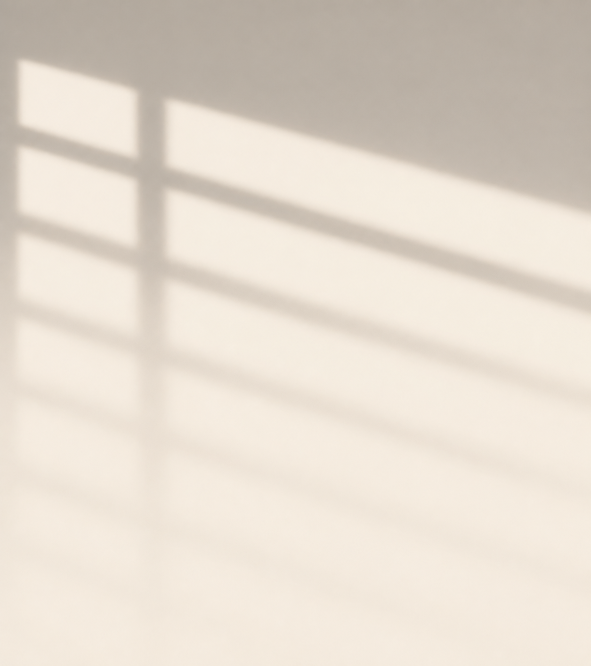
#> input picture references/generated-window-shadow-two-section-plate.png, 1182 x 1331 px (shown at 1/2 size)
$ python build-extended-shadow.py
#> lines starting #> are read from the running program, lines starting #| are printed output that depends on the picture
"""Convert the image-model-generated shadow plate into a web alpha overlay."""

from pathlib import Path

from PIL import Image, ImageFilter


ROOT = Path(__file__).resolve().parents[1]
SOURCE = ROOT / "references/generated-window-shadow-two-section-plate.png"
OUTPUT = ROOT / "assets/source-art/window-shadow-two-section.png"
PREVIEW = ROOT / "assets/source-art/window-shadow-two-section-preview.jpg"

TARGET_SIZE = (1672, 1882)
CANVAS = (245, 240, 232)
SHADOW = (55, 49, 43)


def smoothstep(value: float) -> float:
    value = max(0.0, min(1.0, value))
    return value * value * (3.0 - 2.0 * value)


plate = Image.open(SOURCE).convert("RGB").resize(
    TARGET_SIZE, Image.Resampling.LANCZOS
)
alpha = Image.new("L", TARGET_SIZE, 0)
#> alpha: PIL image 1672x1882 L; every value is 0
plate_pixels = plate.load()
alpha_pixels = alpha.load()

for y in range(TARGET_SIZE[1]):
    progress = y / (TARGET_SIZE[1] - 1)
    # The generated plate already fades naturally. This final-quarter envelope
    # guarantees true zero alpha at the lower edge without changing geometry.
    final_fade = 1.0 - smoothstep((progress - 0.72) / 0.28)
    for x in range(TARGET_SIZE[0]):
        pixel = plate_pixels[x, y]
        channel_alpha = [
            (background - value) / max(1, background - shadow)
            for value, background, shadow in zip(pixel, CANVAS, SHADOW)
        ]
        opacity = max(0.0, min(1.0, sum(channel_alpha) / 3.0))
        alpha_pixels[x, y] = round(255 * opacity * final_fade)

alpha = alpha.filter(ImageFilter.GaussianBlur(radius=0.7))
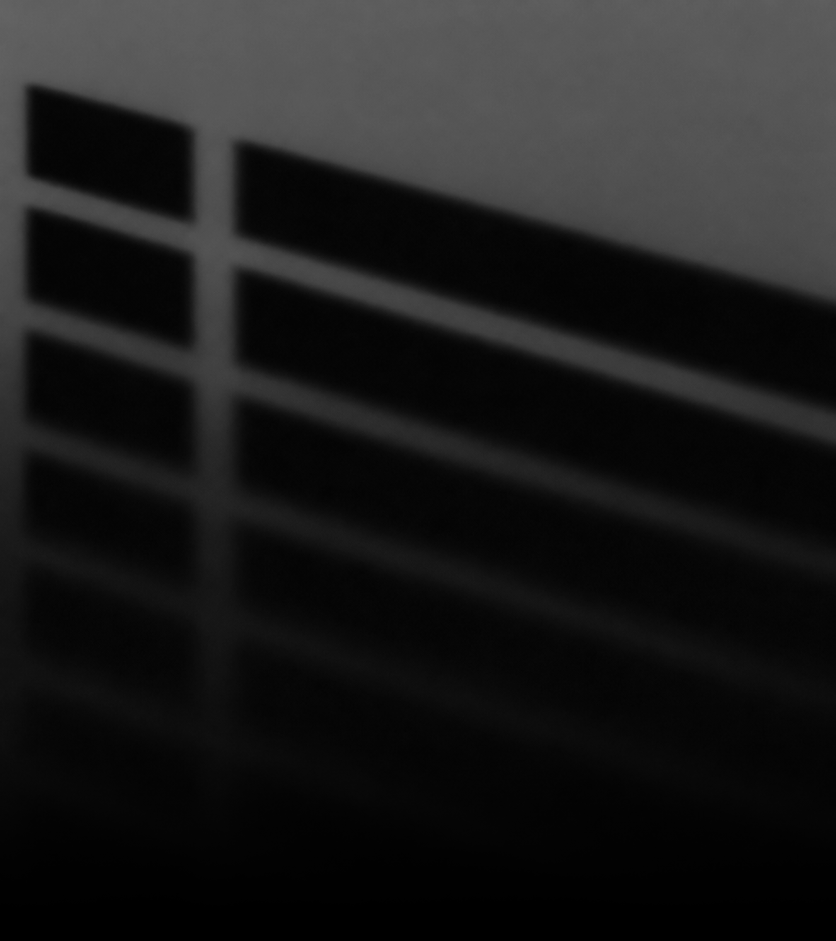
#> alpha: PIL image 1672x1882 L (shown at 1/2 size); min 0, max 101, mean 27.3
alpha.paste(Image.new("L", (TARGET_SIZE[0], 1), 0), (0, TARGET_SIZE[1] - 1))

output = Image.new("RGBA", TARGET_SIZE, (*SHADOW, 0))
output.putalpha(alpha)
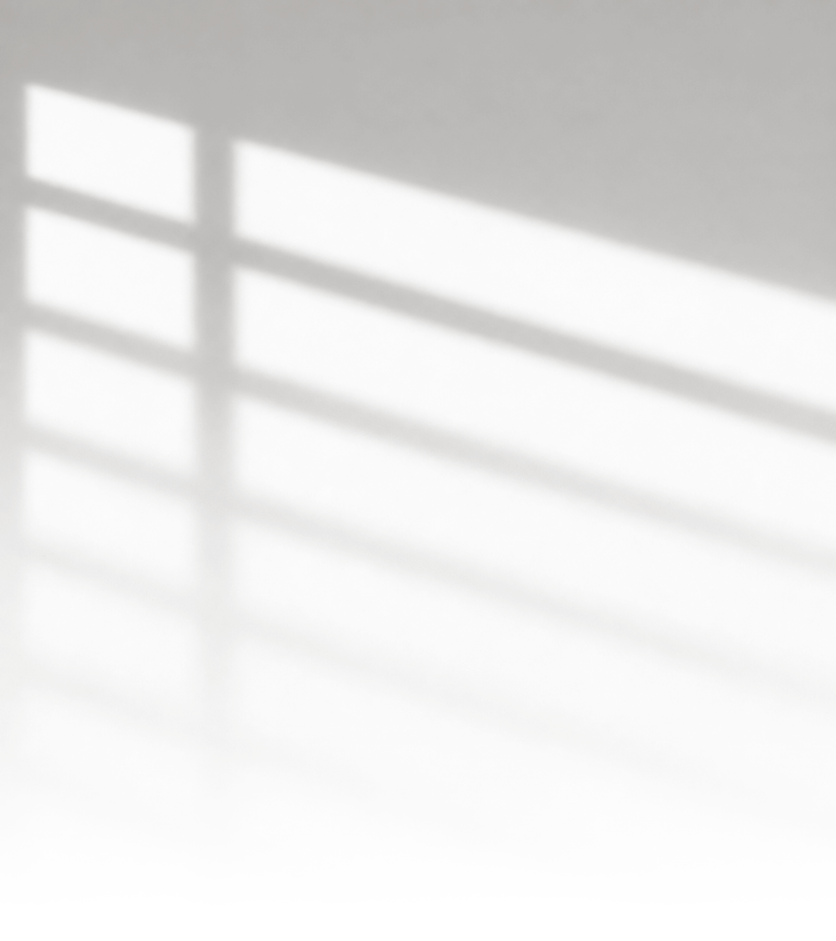
#> output: PIL image 1672x1882 RGBA (shown at 1/2 size); mean R, G, B, A 55, 49, 43, 27.3; transparent parts drawn white
output.save(OUTPUT, optimize=True)

preview = Image.new("RGBA", TARGET_SIZE, (*CANVAS, 255))
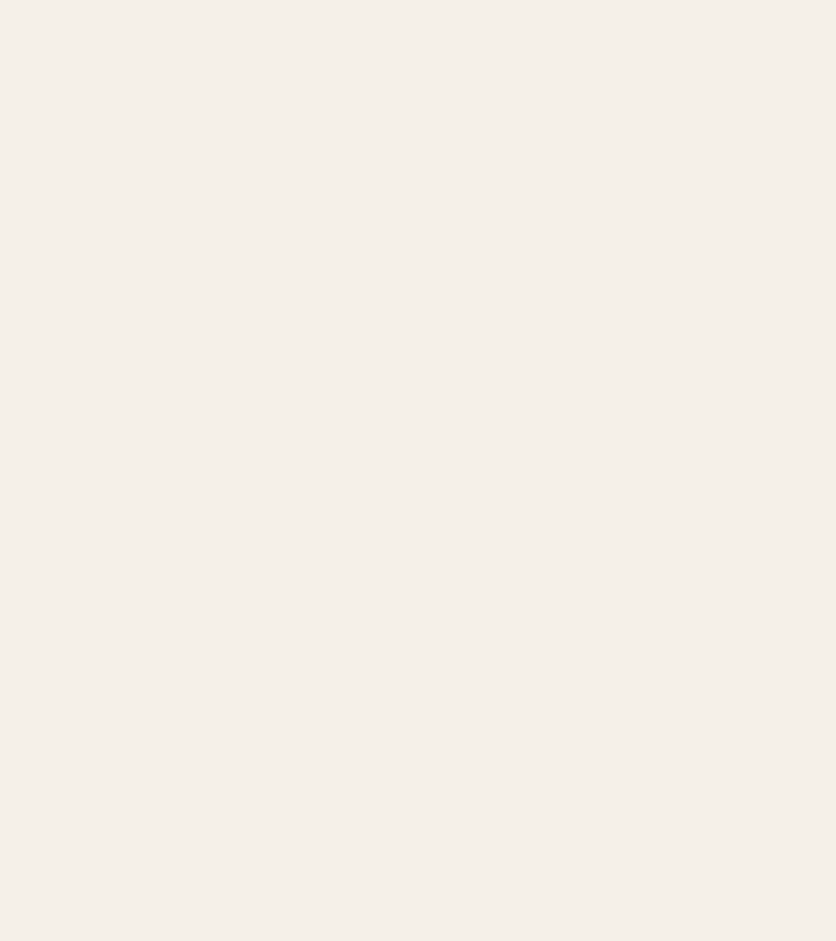
#> preview: PIL image 1672x1882 RGBA (shown at 1/2 size); mean R, G, B, A 245, 240, 232, 255
preview.alpha_composite(output)
preview.convert("RGB").resize(
    (836, 941), Image.Resampling.LANCZOS
).save(PREVIEW, quality=92, optimize=True)
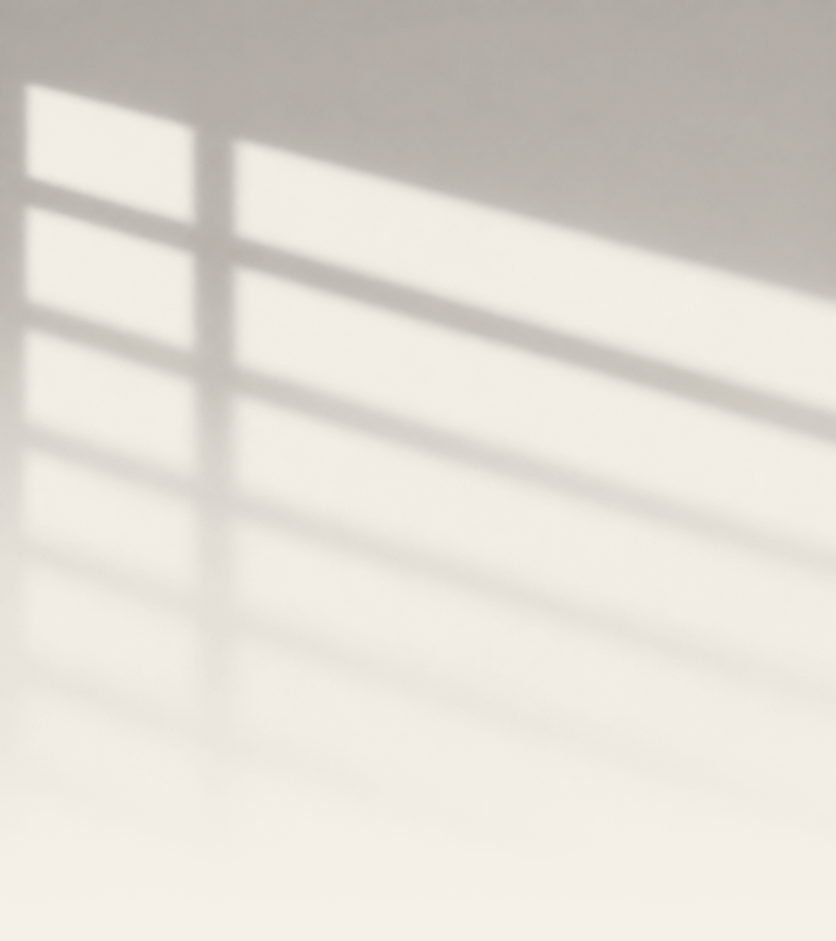
#> saved as window-shadow-two-section-preview.jpg: PIL image 836x941 RGB; mean R, G, B 224.7, 219.6, 211.8

print(OUTPUT)

$ run again, with references/about section layout.png copied over references/generated-window-shadow-two-section-plate.png
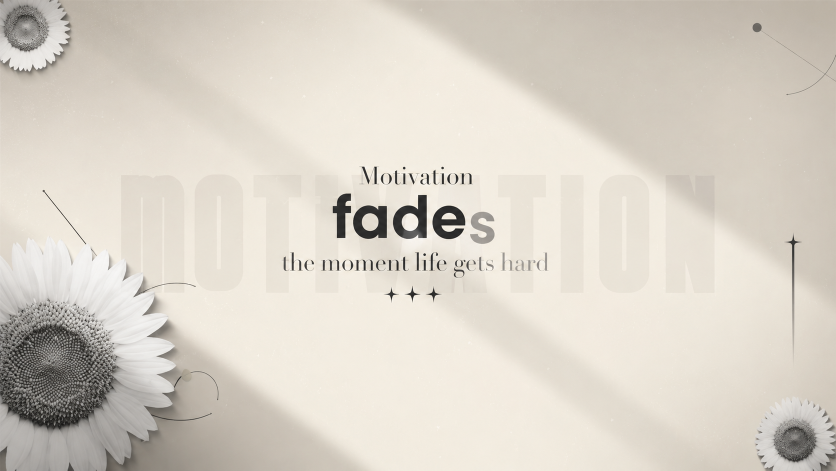
#> input picture references/about section layout.png, 1672 x 941 px (shown at 1/2 size)
#> `output.putalpha(alpha)`:
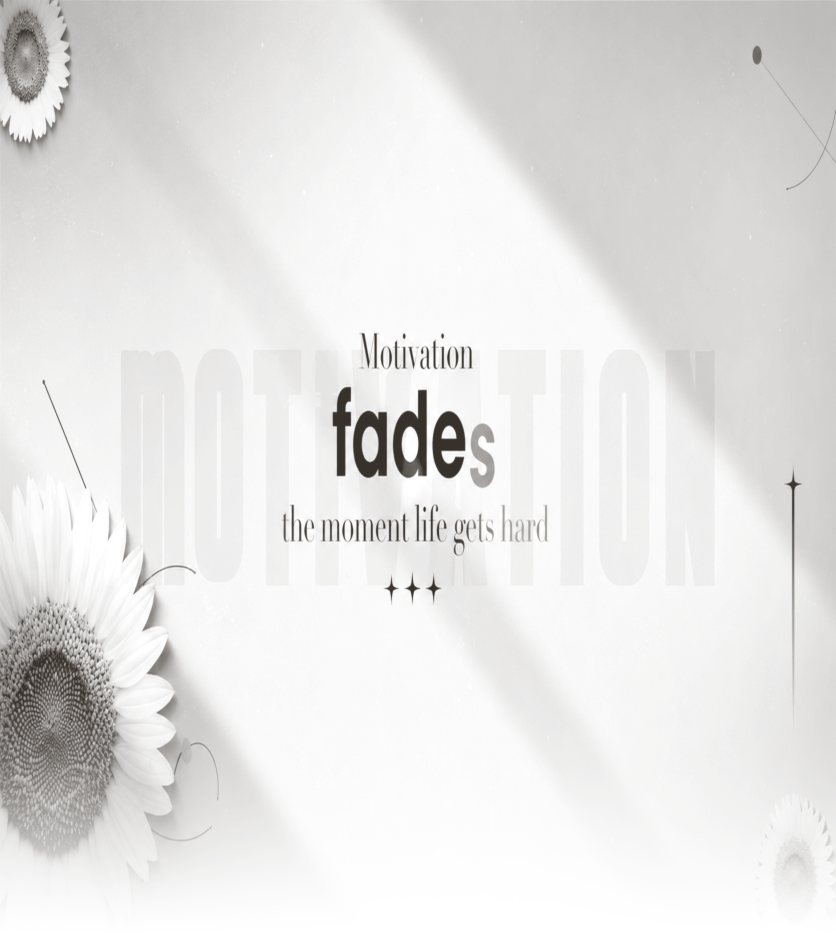
#> output: PIL image 1672x1882 RGBA (shown at 1/2 size); mean R, G, B, A 55, 49, 43, 31.8; transparent parts drawn white
#> `preview.convert("RGB").resize( (836, 941), Image.Resampling.LANCZOS )...`:
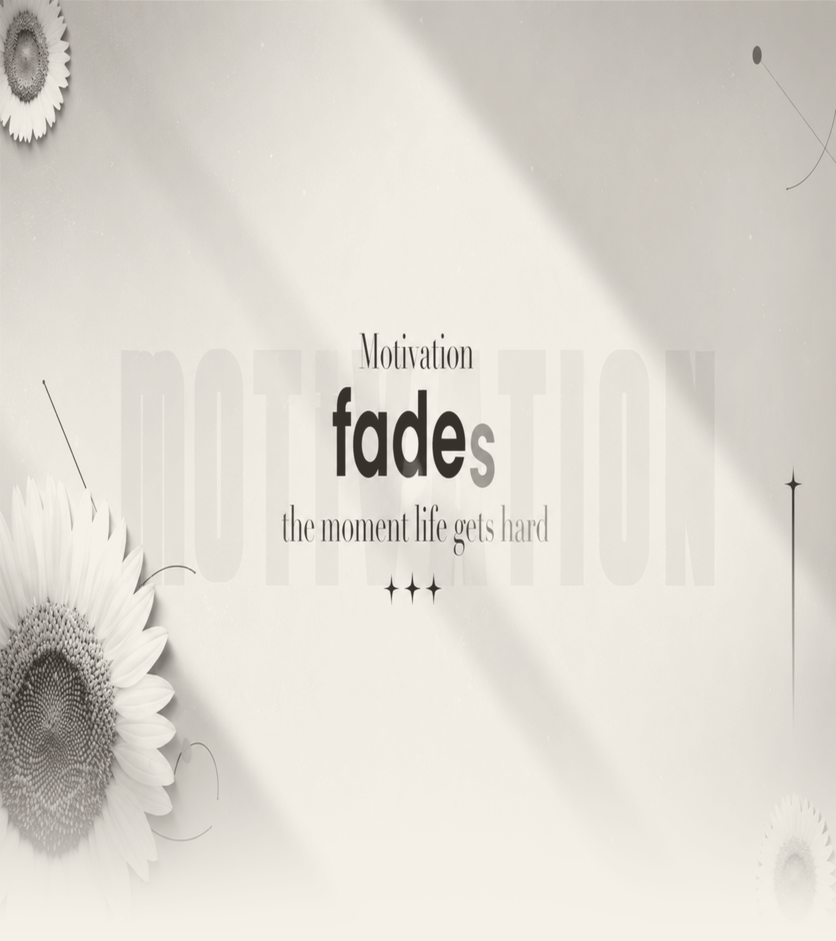
#> saved as window-shadow-two-section-preview.jpg: PIL image 836x941 RGB; mean R, G, B 221.3, 216.2, 208.4

$ run again, with references/flower.png copied over references/generated-window-shadow-two-section-plate.png
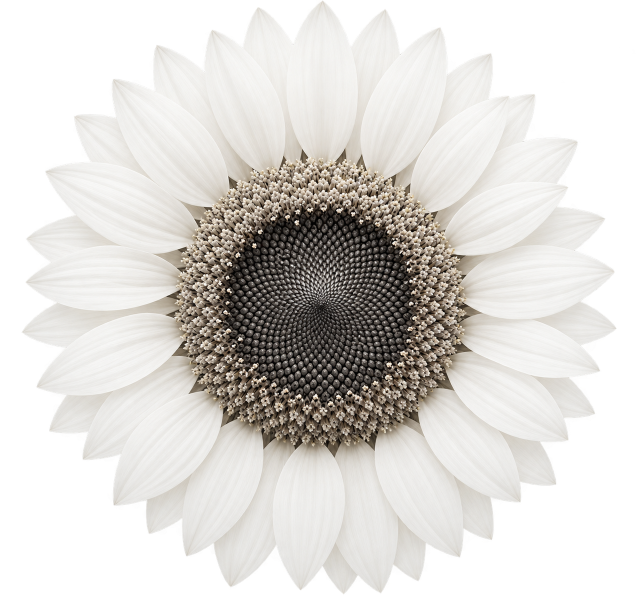
#> input picture references/flower.png, 1278 x 1230 px (shown at 1/2 size)
#> `alpha = alpha.filter(ImageFilter.GaussianBlur(radius=0.7))`:
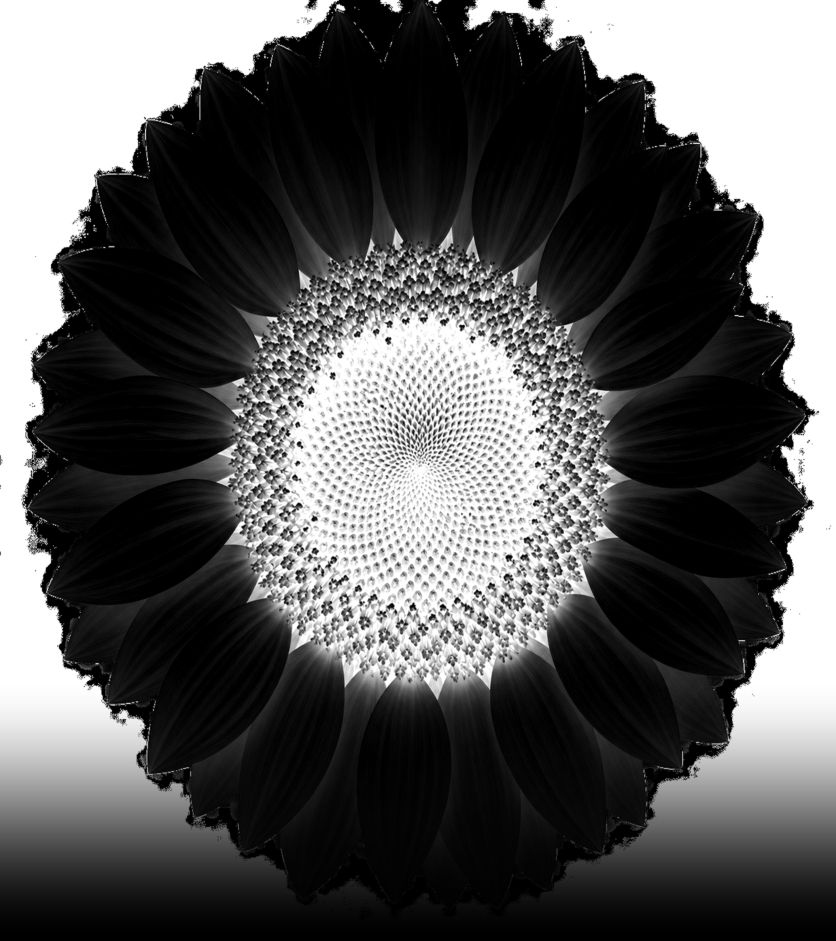
#> alpha: PIL image 1672x1882 L (shown at 1/2 size); min 0, max 255, mean 91.7
#> `preview.convert("RGB").resize( (836, 941), Image.Resampling.LANCZOS )...`:
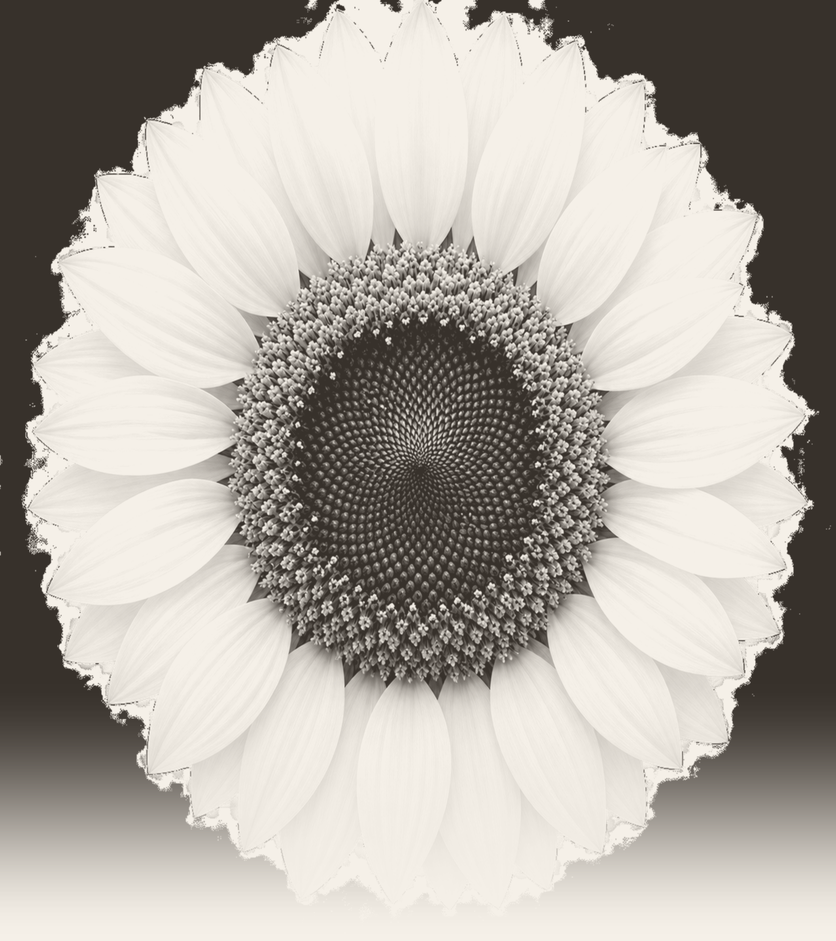
#> saved as window-shadow-two-section-preview.jpg: PIL image 836x941 RGB; mean R, G, B 176.7, 171.3, 164
